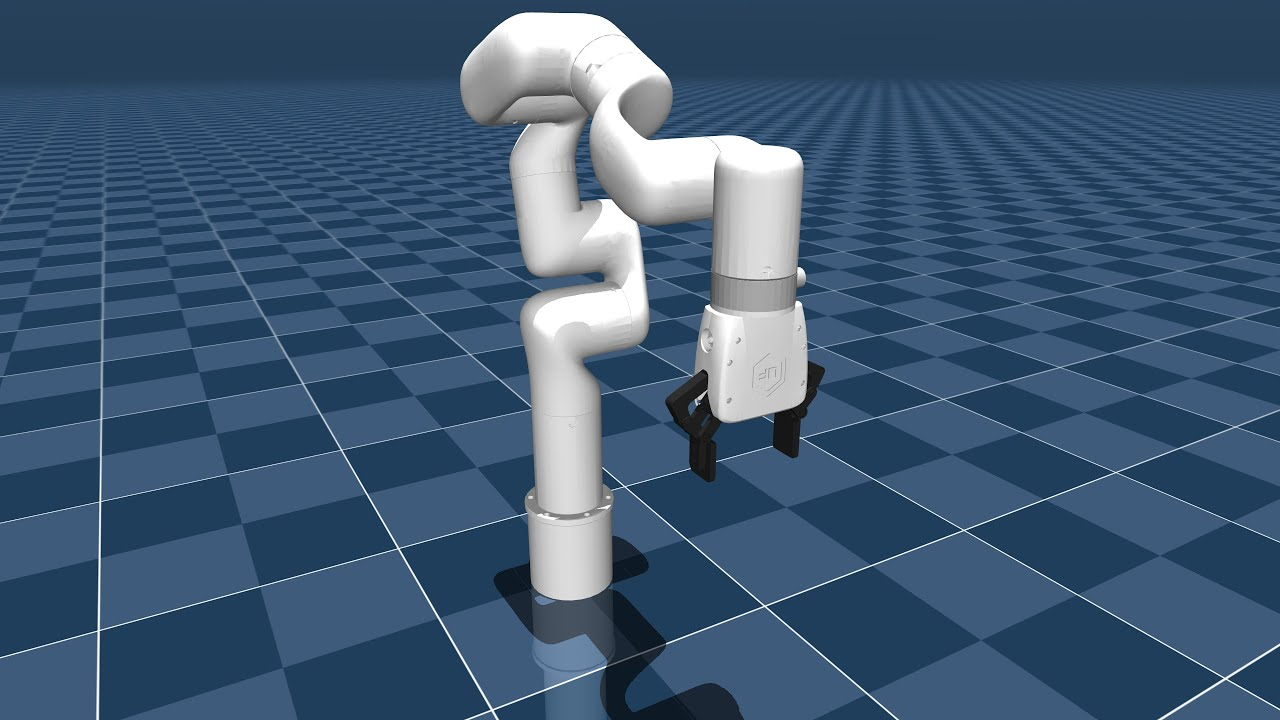
#> input picture img/mujoco.jpg, 1280 x 720 px
$ python -i live_undistorted.py   (imports and definitions only)
#> lines starting #> are read from the running program, lines starting #| are printed output that depends on the picture; after the words box and inside, x2 and y2 are one past the last pixel; in counts of white or black regions, pixels touching at a corner belong together
import numpy as np
import cv2 as cv
import glob

# Define the chessboard dimensions and square size in millimeters
chessboard_size = (6, 9)  # number of internal corners in the chessboard pattern (9x6 for this example)
square_size = 25  # Size of a square in millimeters (e.g., 25 mm)

# [10 lines of commented-out code are left out]
images = glob.glob('REU Robotic Arm\calibration_images\*.jpg')

# [56 lines of commented-out code are left out]
# [1 line not run here, left out]
# [1 line that did not run here, left out]
# [1 line that did not run here, left out]

# [9 lines not run here, left out]

# Object detection and measurement code
def get_color_mask(hsv, lower_color, upper_color):
    mask = cv.inRange(hsv, lower_color, upper_color)
    mask = cv.erode(mask, None, iterations=2)
    mask = cv.dilate(mask, None, iterations=2)
    return mask

def detect_objects_by_color(frame):
    hsv = cv.cvtColor(frame, cv.COLOR_BGR2HSV)

    # Define color ranges
    lower_red = np.array([0, 120, 70])
    upper_red = np.array([10, 255, 255])
    lower_blue = np.array([94, 80, 2])
    upper_blue = np.array([126, 255, 255])
    lower_green = np.array([25, 52, 72])
    upper_green = np.array([102, 255, 255])

    # Create masks
    mask_red = get_color_mask(hsv, lower_red, upper_red)
    mask_blue = get_color_mask(hsv, lower_blue, upper_blue)
    mask_green = get_color_mask(hsv, lower_green, upper_green)

    return mask_red, mask_blue, mask_green

# [69 lines left out: functions find_objects, draw_objects, process_frame, not called in this run]

# [35 lines not run here, left out]


# [34 lines of commented-out code are left out]

>>> import cv2
>>> picture = cv2.imread('img/mujoco.jpg')
#> picture is the input picture: shape (720, 1280, 3); mean B, G, R 114.9, 88.6, 63
>>> result = detect_objects_by_color(picture)
#> in detect_objects_by_color, `hsv = cv.cvtColor(frame, cv.COLOR_BGR2HSV)`: hsv: shape (720, 1280, 3); mean H, S, V 95.9, 128.3, 114.9
#> in get_color_mask, `mask = cv.inRange(hsv, lower_color, upper_color)`: mask: shape (720, 1280); every value is 0
#> in get_color_mask (call 2), `mask = cv.inRange(hsv, lower_color, upper_color)`:
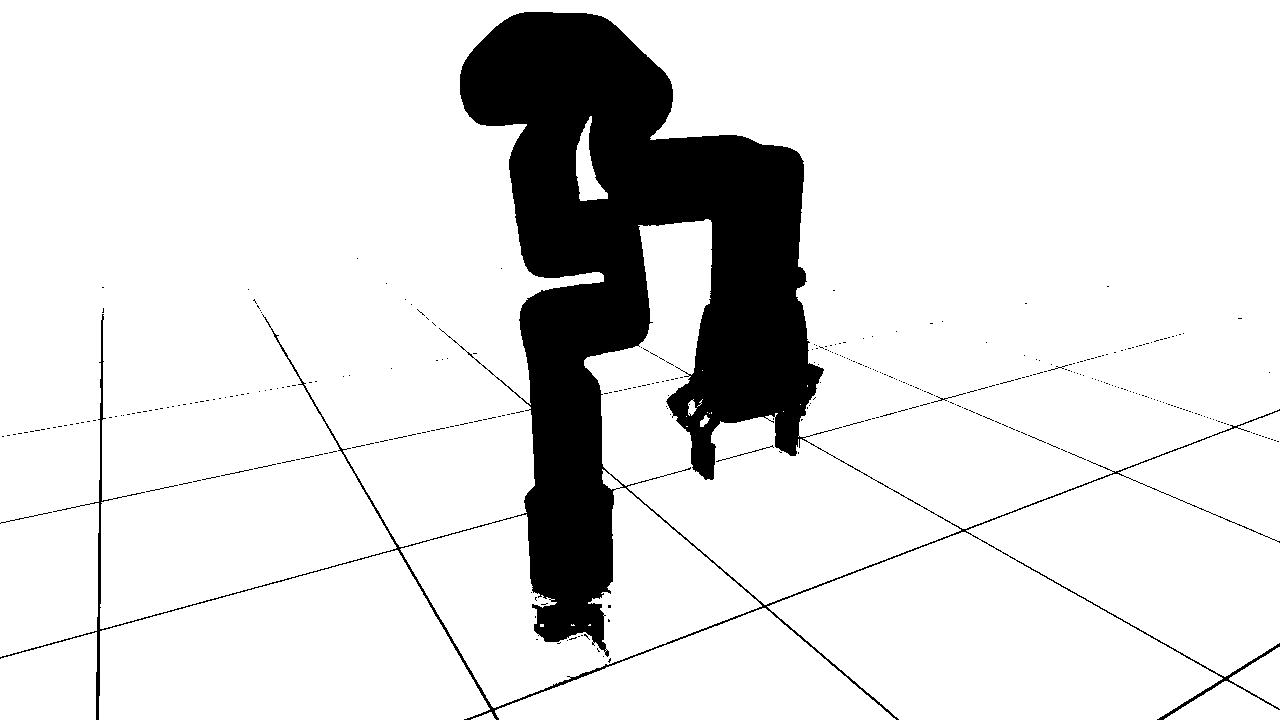
#> mask: shape (720, 1280); 87.9% white; 369 black regions (360 under 20 px), largest, box (x1, y1, x2, y2) and area: (0, 12, 1280, 720) 110262, (716, 445, 774, 462) 63, (0, 512, 52, 524) 53
#> in get_color_mask (call 2), `mask = cv.erode(mask, None, iterations=2)`:
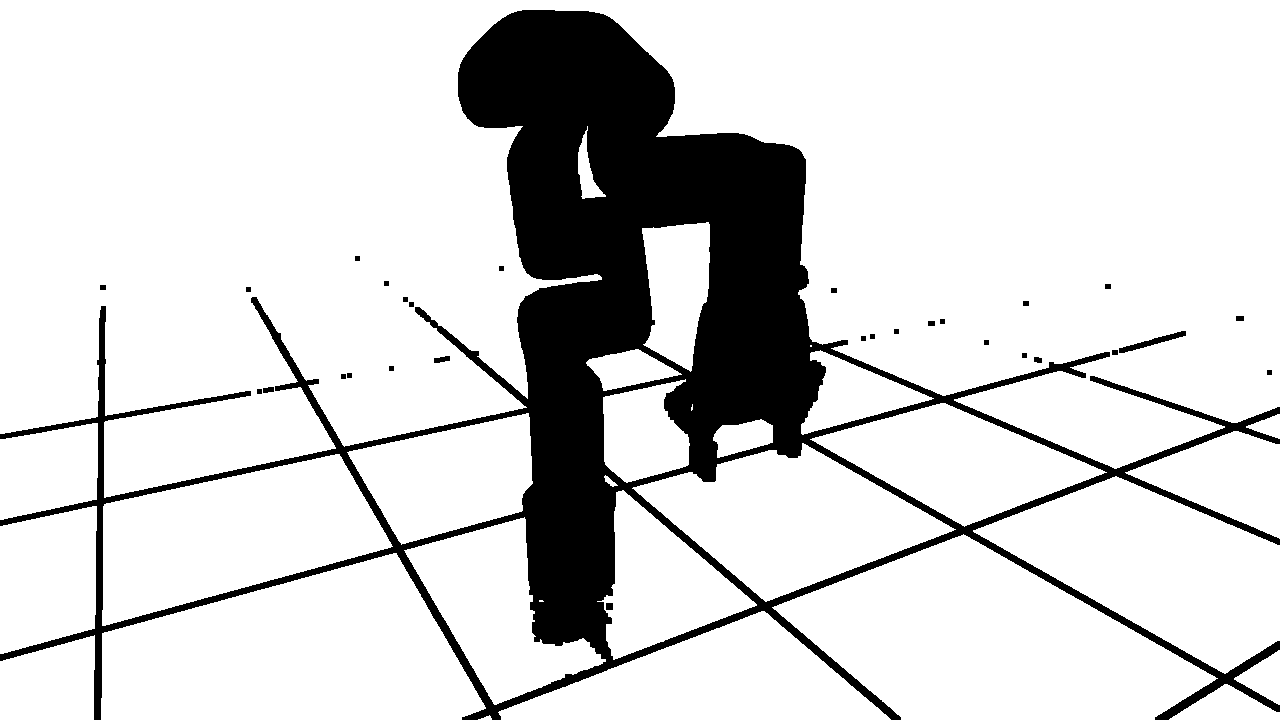
#> mask: shape (720, 1280); 83.8% white; 30 black regions, largest, box (x1, y1, x2, y2) and area: (0, 10, 1280, 720) 147811, (1119, 331, 1186, 353) 378, (434, 356, 450, 363) 80
#> in get_color_mask (call 2), `mask = cv.dilate(mask, None, iterations=2)`:
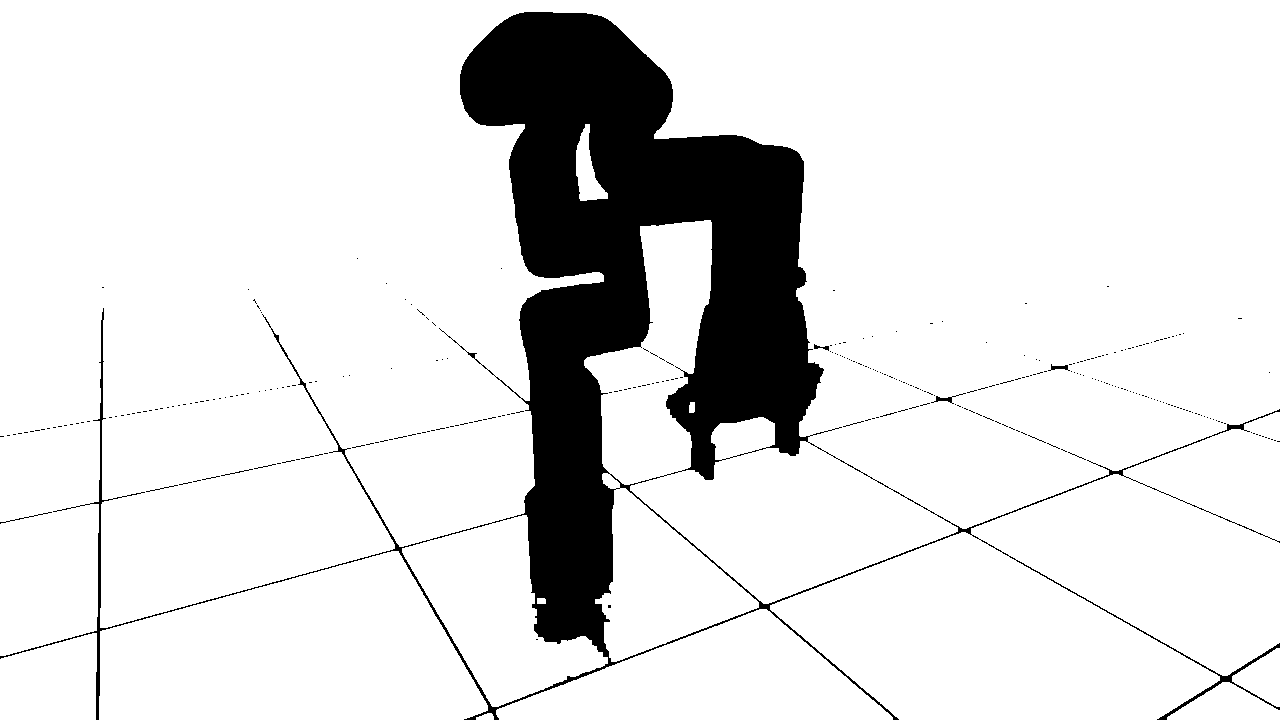
#> mask: shape (720, 1280); 87.7% white; 318 black regions (309 under 20 px), largest, box (x1, y1, x2, y2) and area: (0, 12, 1280, 720) 111613, (931, 393, 966, 404) 87, (1048, 364, 1070, 371) 68
#> in get_color_mask (call 3), `mask = cv.inRange(hsv, lower_color, upper_color)`:
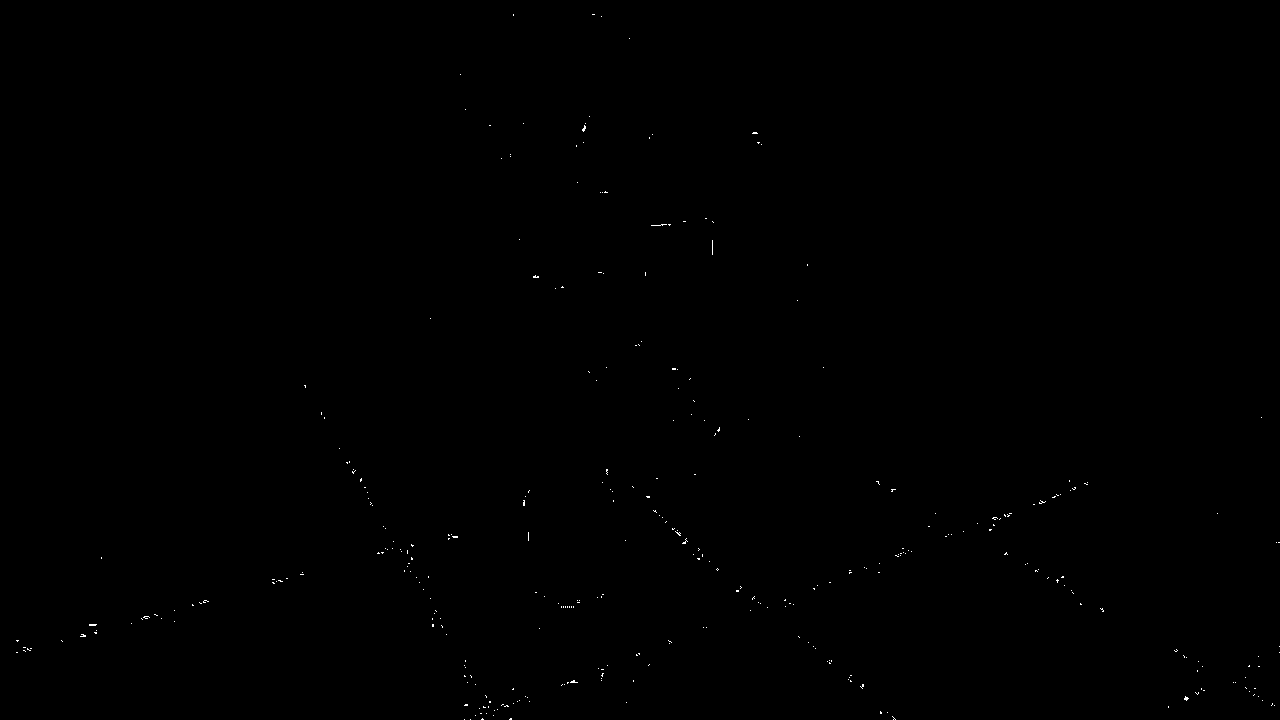
#> mask: shape (720, 1280); 0.1% white in thin lines or dots

$ run again, on img/object_detect.jpg
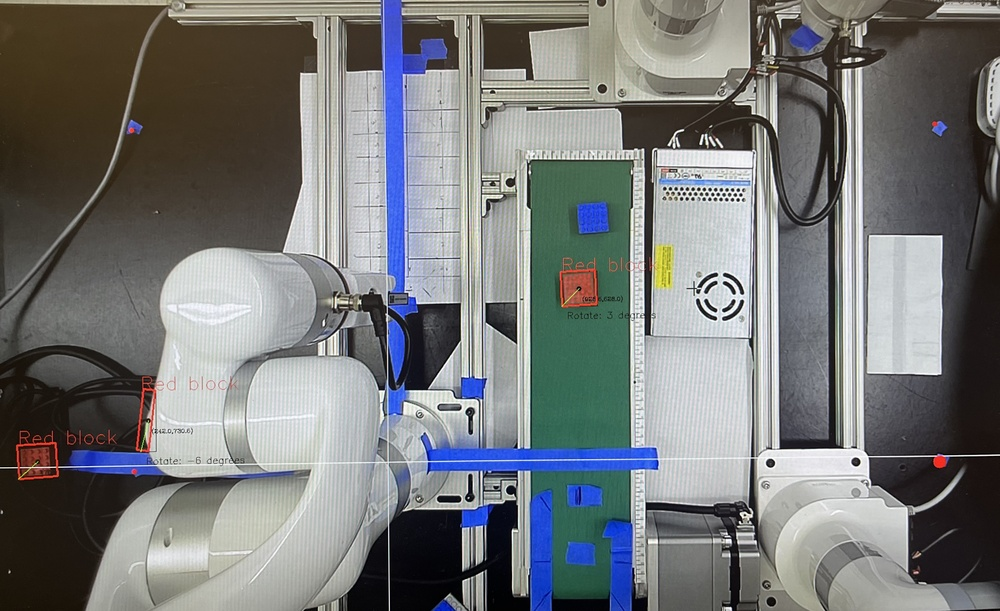
#> input picture img/object_detect.jpg, 1000 x 611 px, shrunk from 3644 x 2227 before the run
#> picture is the input picture: shape (611, 1000, 3); mean B, G, R 119.8, 119.6, 117.6
#> hsv: shape (611, 1000, 3); mean H, S, V 61.4, 49.5, 129
#> in get_color_mask, `mask = cv.inRange(hsv, lower_color, upper_color)`:
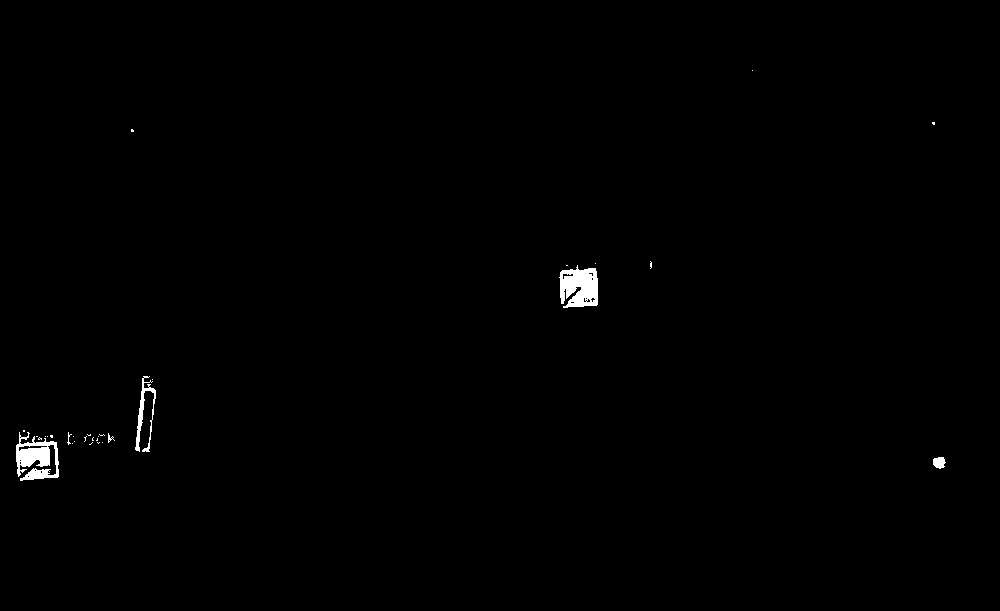
#> mask: shape (611, 1000); 0.51% white; 31 white regions (25 under 20 px), largest, box (x1, y1, x2, y2) and area: (559, 265, 598, 308) 1259, (16, 432, 59, 481) 1177, (135, 376, 156, 452) 448, (933, 457, 946, 469) 118, (108, 433, 115, 443) 26, (67, 432, 72, 445) 21
#> in get_color_mask (call 3), `mask = cv.dilate(mask, None, iterations=2)`:
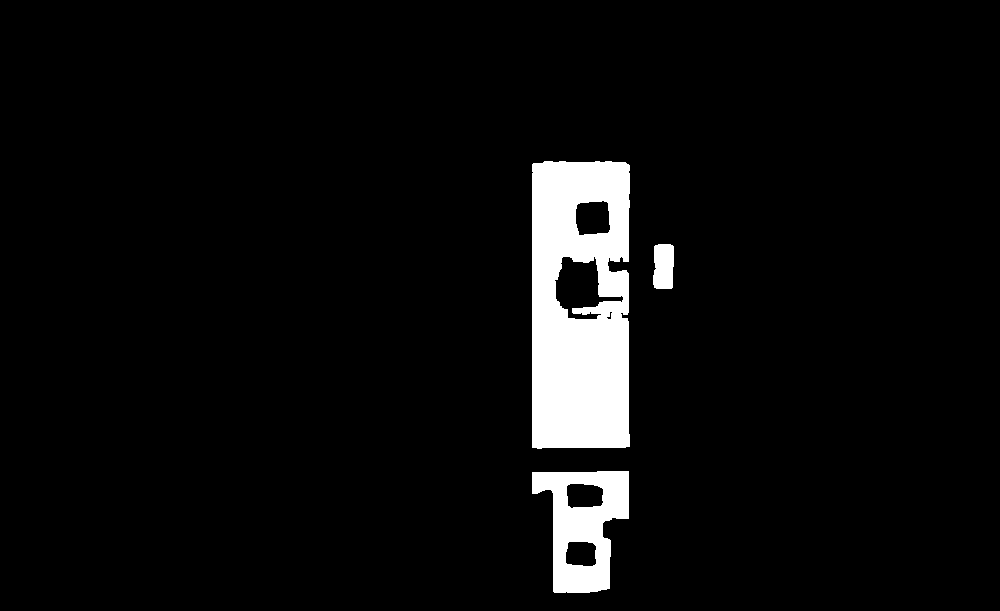
#> mask: shape (611, 1000); 5.2% white; 3 white regions, box (x1, y1, x2, y2) and area: (532, 161, 630, 449) 24415, (532, 471, 629, 593) 6686, (653, 244, 674, 289) 868
